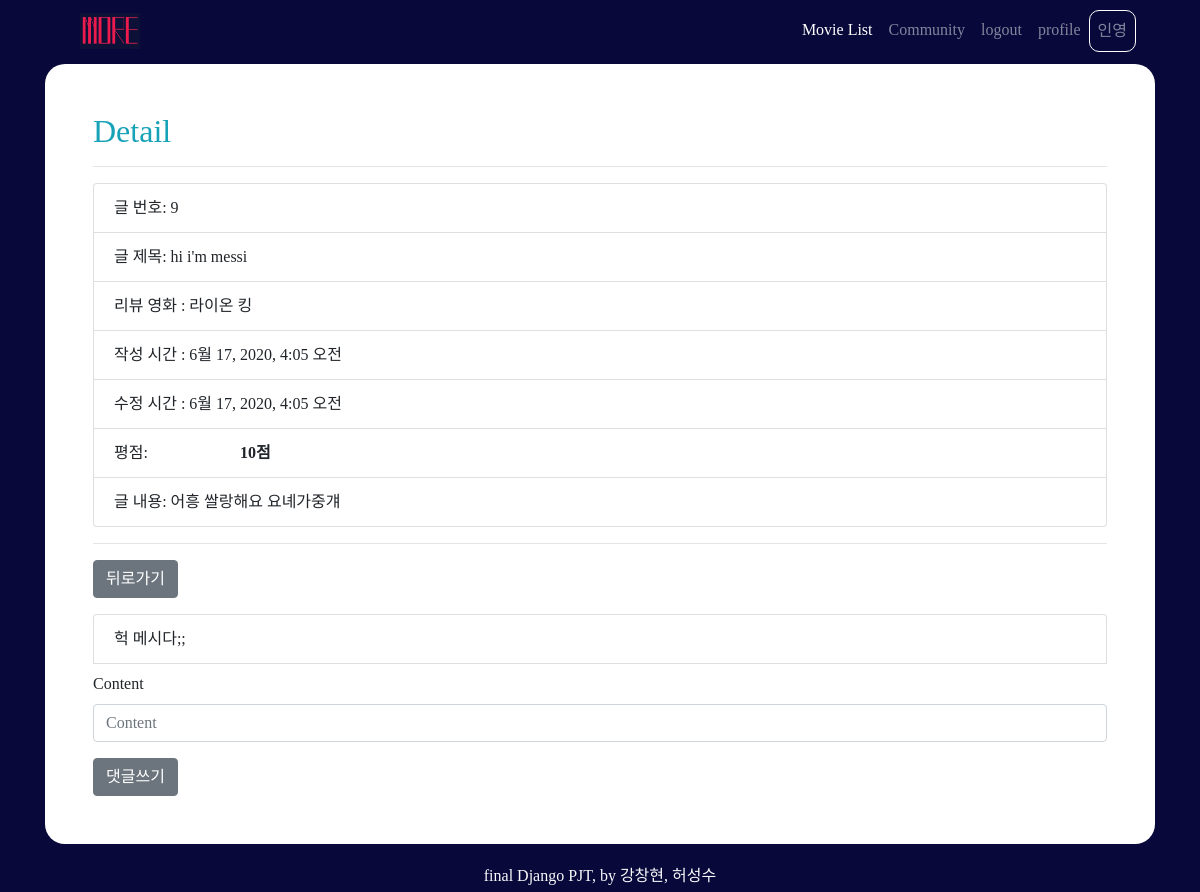
/movies/117/9/ (signed in), run on the app's committed database.
### accounts/models.py (models this page shows)
class User(AbstractUser):
    followers = models.ManyToManyField(settings.AUTH_USER_MODEL,related_name='followings')

### movies/models.py (models this page shows, shortened)
class Review(models.Model):
    title = models.CharField(max_length=100)
    movie = models.ForeignKey(Movie, on_delete=models.CASCADE)
    rank = models.IntegerField()
    content = models.TextField()
    created_at = models.DateTimeField(auto_now_add=True)
    updated_at = models.DateTimeField(auto_now=True)
    user = models.ForeignKey(settings.AUTH_USER_MODEL, on_delete=models.CASCADE)

class Movie(models.Model):
    title = models.CharField(max_length=100)
    poster_path = models.CharField(max_length=150, default='')
    movie_id = models.IntegerField()
    voteavg = models.IntegerField(default=0)
    overview = models.TextField(default='')
    original_title = models.CharField(max_length=100, null=True)
    release_date = models.CharField(max_length=50)
    actors = models.ManyToManyField(Actor, related_name = 'movie_actor')
    genres = models.ManyToManyField(Genre, related_name = 'movie_genre')
    like_users = models.ManyToManyField(settings.AUTH_USER_MODEL, related_name="like_movies", blank=True)

class Comment(models.Model):
    content = models.CharField(max_length=200)
    created_at = models.DateTimeField(auto_now_add=True)
    updated_at = models.DateTimeField(auto_now=True)
    review = models.ForeignKey(Review, on_delete=models.CASCADE)
    user = models.ForeignKey(settings.AUTH_USER_MODEL, on_delete=models.CASCADE)

### movies/views.py (the view)
# urls.py: path('<int:pk>/<int:review_pk>/', views.review_detail, name='review_detail'),
def review_detail(request, pk, review_pk):
    movie = get_object_or_404(Movie, pk=pk)
    review = get_object_or_404(Review, pk=review_pk)
    form = CommentForm()
    context = {
        'movie': movie,
        'review': review,
        'form': form,
    }
    return render(request, 'movies/review_detail.html', context)

### movies/forms.py
class CommentForm(forms.ModelForm):
    class Meta:
        model = Comment
        fields = ('content',)

### movies/templates/movies/review_detail.html (shortened to what this page needs)
{% extends 'base.html' %} {% load static %}
{% load bootstrap4 %}
{% block content %}
<link rel="stylesheet" href="{% static 'movies/style.css' %}" type="text/css" media="screen">
<div class="p-5 container bg-white mb-5 pb-4" style="border-radius: 20px;">
  <h2 class='text-info'>Detail</h2>
  <hr>
  <ul class="list-group mb-3">
    <li class="list-group-item">글 번호: {{ review.pk }}</li>
    <li class="list-group-item">글 제목: {{ review.title }}</li>
    <li class="list-group-item">리뷰 영화 : {{ review.movie.title }}</li>
    <li class="list-group-item">작성 시간 : {{ review.created_at }}</li>
    <li class="list-group-item">수정 시간 : {{ review.updated_at }}</li>
    <li class="list-group-item">평점: <span class="star-prototype mr-2">{{ review.rank }}</span><b>{{ review.rank }}점</b></li>
    <li class="list-group-item">글 내용: {{ review.content }}</li>
  </ul>
  <hr>
  <div class="d-flex mt-3">
    <a href="{% url 'movies:movie_detail' movie.pk %}"><button class="btn btn-secondary mb-3">뒤로가기</button></a>
  </div>
  <ul class="list-group d-flex mb-2">
  {% for comment in review.comment_set.all %}
    <li class="list-group-item">{{ comment.content }}</li>
  {% endfor %}
  </ul>
  <form action="{% url 'movies:comment_create' review.movie.id review.pk %}" method="POST">
    {% bootstrap_form form %}
    <button class="btn btn-secondary">댓글쓰기</button>
  </form>
</div>
{% endblock %}

### templates/base.html (shortened to what this page needs)
<!DOCTYPE html>
{% load bootstrap4 %}
<html lang="ko">
<head>
    <link rel="stylesheet" href="https://stackpath.bootstrapcdn.com/bootstrap/4.4.1/css/bootstrap.min.css">
    <link rel="stylesheet" href="https://use.fontawesome.com/releases/v5.13.0/css/all.css">
</head>
<body>
    <nav class="navbar fixed-top navbar-expand-lg navbar-dark mx-5 pt-2">
        <a class="navbar-brand ml-3" href="{% url 'movies:index' %}">
          <img src="/media/logo.jpg" width="60" height="36" class="d-inline-block align-top" alt="" loading="lazy">
        </a>
      <div class="collapse navbar-collapse" id="navbarNav">
        <ul class="navbar-nav ml-auto">
          <li class="nav-item active ml-auto">
            <a class="nav-link" href="{% url 'movies:index' %}">Movie List <span class="sr-only">(current)</span></a>
          </li>
          <li class="nav-item ml-auto">
            <a class="nav-link" href="{% url 'movies:community' %}">Community</a>
          </li>
          <li class="nav-item ml-auto">
            {% if request.user.is_authenticated %}
            <a class="nav-link" href="{% url 'accounts:logout' %}">logout </a>
          </li>
          <li class="nav-item ml-auto">
            <a class="nav-link" href="{% url 'accounts:detail' request.user.username %}">profile</a>
          </li>
          <li class="nav-item ml-auto">
            <a class="nav-link" href="{% url 'accounts:detail' request.user.username %}"
              style=" border: 1px solid white; border-radius: 10px;">{{ request.user.username }}</a>
          </li>
          {% endif %}
        </ul>
      </div>
    </nav>
    <div class='container mt-3 pt-5'>
        {% block content %}
        {% endblock %}
    </div>
</body>
<footer class="fixed-bottom text-center text-light d-flex justify-content-center align-items-center pt-1">
    <p class="mb-1">final Django PJT, by 강창현, 허성수</p>
</footer>
</html>

### movies/static/movies/style.css (style rules this page uses)
span.star-prototype, span.star-prototype > * { height: 17px; background: url(https://i.imgur.com/YsyS5y8.png) 0 -16px repeat-x; width: 80px; display: inline-block; }

### templates/base.html (style rules this page uses)
body, footer, nav { background-color: rgb(8, 8, 59); font-family: 'MaplestoryOTFBold'; }

### data on the page
User: user.username "인영"
Review: pk "9", title "hi i'm messi", movie "라이온 킹", created_at "6월 17, 2020, 4:05 오전", updated_at "6월 17, 2020, 4:05 오전", rank "10", content "어흥 쌀랑해요 요녜가중걔"
Comment: content "헉 메시다;;"
